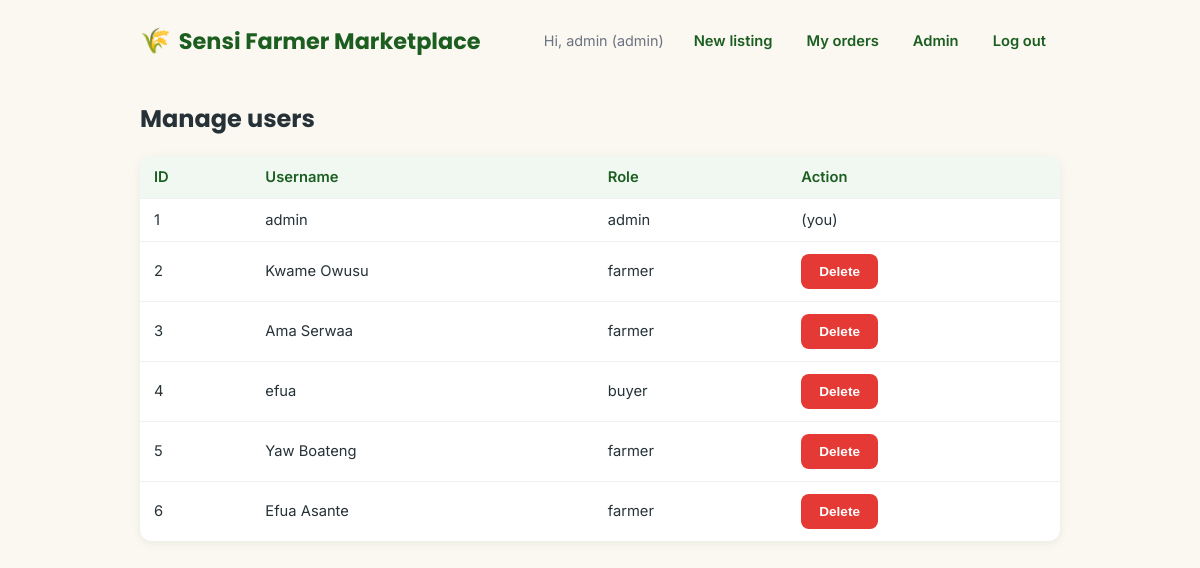
The app's page /admin/users (signed in) with its own data.
### app.py (models this page shows, shortened)
class User(UserMixin, db.Model):
    id = db.Column(db.Integer, primary_key=True)
    username = db.Column(db.String(80), unique=True, nullable=False)
    password_hash = db.Column(db.String(200), nullable=False)
    role = db.Column(db.String(20), default="farmer")  # farmer, buyer, or admin

### app.py (the view)
@app.route("/admin/users")
@login_required
@admin_required
def admin_users():
    users = User.query.order_by(User.id).all()
    return render_template("admin_users.html", users=users)

### app.py (called while the page is built)
@login_manager.user_loader
def load_user(user_id):
    return User.query.get(int(user_id))

def admin_required(f):
    @wraps(f)
    def wrapper(*args, **kwargs):
        if not current_user.is_authenticated or current_user.role != "admin":
            abort(403)
        return f(*args, **kwargs)
    return wrapper

### templates/admin_users.html
{% extends "base.html" %}
{% block content %}
<h2>Manage users</h2>
<table>
  <tr><th>ID</th><th>Username</th><th>Role</th><th>Action</th></tr>
  {% for user in users %}
    <tr>
      <td>{{ user.id }}</td>
      <td>{{ user.username }}</td>
      <td>{{ user.role }}</td>
      <td>
        {% if user.id != current_user.id %}
          <form method="post" action="{{ url_for('admin_delete_user', user_id=user.id) }}"
                onsubmit="return confirm('Delete this user and their listings/orders?');" style="display:inline;">
            <button type="submit" class="btn-danger">Delete</button>
          </form>
        {% else %}
          (you)
        {% endif %}
      </td>
    </tr>
  {% endfor %}
</table>
{% endblock %}

### templates/base.html (shortened to what this page needs)
<!doctype html>
<html lang="en">
<head>
</head>
<body>
  <header>
    <a href="{{ url_for('index') }}" class="brand">Sensi Farmer Marketplace</a>
    <nav>
      {% if current_user.is_authenticated %}
        <span class="hello">Hi, {{ current_user.username }} ({{ current_user.role }})</span>
        <a href="{{ url_for('new_listing') }}">New listing</a>
        <a href="{{ url_for('my_orders') }}">My orders</a>
        {% if current_user.role == 'admin' %}
          <a href="{{ url_for('admin_dashboard') }}">Admin</a>
        {% endif %}
        <a href="{{ url_for('logout') }}">Log out</a>
      {% else %}
        <a href="{{ url_for('login') }}">Log in</a>
        <a href="{{ url_for('register') }}">Register</a>
      {% endif %}
    </nav>
  </header>
  {% block content %}{% endblock %}
</body>
</html>

### templates/base.html (style rules this page uses)
:root { --green-dark: #1b5e20; --green: #2e7d32; --green-light: #66bb6a; --cream: #fbf8f1; --earth: #8d6e63; --gold: #f9a825; --danger: #e53935; --text: #263238; --muted: #6b7280; --card-shadow: 0 2px 10px rgba(27, 94, 32, 0.08); --card-shadow-hover: 0 6px 20px rgba(27, 94, 32, 0.14); }
* { box-sizing: border-box; }
body { font-family: 'Inter', Arial, sans-serif; max-width: 960px; margin: 0 auto; padding: 0 20px 60px; color: var(--text); background: var(--cream); }
h1, h2, h3, .brand { font-family: 'Poppins', Arial, sans-serif; }
header { display: flex; justify-content: space-between; align-items: center; padding: 22px 0; margin-bottom: 8px; }
.brand { color: var(--green-dark); text-decoration: none; font-weight: 700; font-size: 1.4em; display: flex; align-items: center; gap: 8px; }
.brand::before { content: "🌾"; font-size: 1.1em; }
nav { display: flex; align-items: center; gap: 6px; flex-wrap: wrap; }
nav span.hello { color: var(--muted); font-size: 0.9em; margin-right: 10px; }
nav a { color: var(--green-dark); text-decoration: none; font-weight: 600; font-size: 0.92em; padding: 8px 14px; border-radius: 8px; transition: background 0.15s ease; }
button, .btn { background: var(--green); color: white; border: none; padding: 10px 18px; border-radius: 8px; cursor: pointer; text-decoration: none; display: inline-block; font-weight: 600; font-size: 0.92em; transition: background 0.15s ease, transform 0.1s ease; }
.btn-danger { background: var(--danger); }
table { width: 100%; border-collapse: collapse; margin-top: 14px; background: white; border-radius: 12px; overflow: hidden; box-shadow: var(--card-shadow); }
th, td { text-align: left; padding: 12px 14px; border-bottom: 1px solid #f0f0f0; font-size: 0.92em; }
th { background: #f1f8f2; color: var(--green-dark); font-weight: 600; }
tr:last-child td { border-bottom: none; }

### records on screen
User: username "admin", role "admin", id "1", shows "(you)"
User: id "2", username "Kwame Owusu", role "farmer"
User: id "3", username "Ama Serwaa", role "farmer"
User: id "4", username "efua", role "buyer"
User: id "5", username "Yaw Boateng", role "farmer"
User: id "6", username "Efua Asante", role "farmer"
